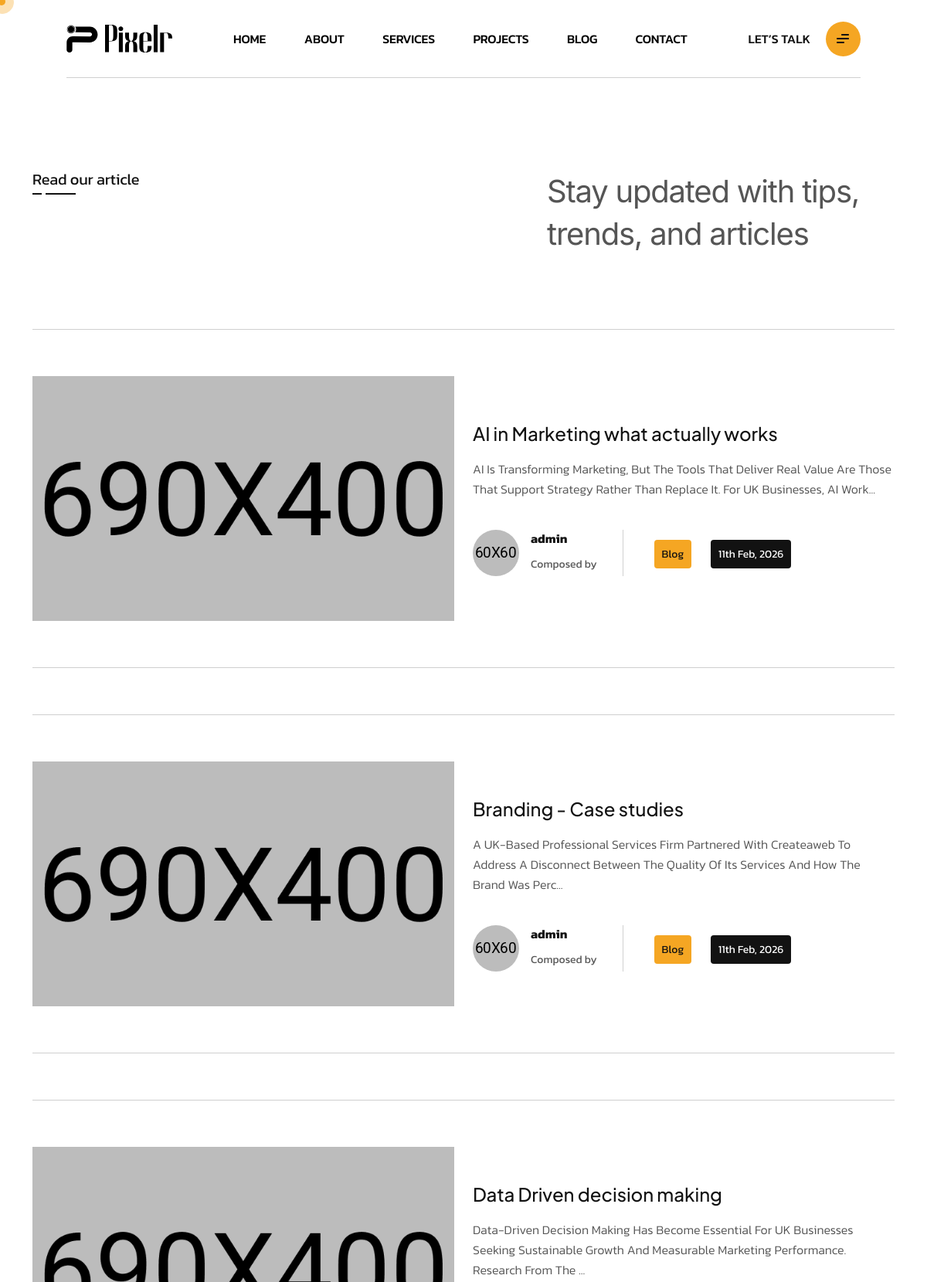
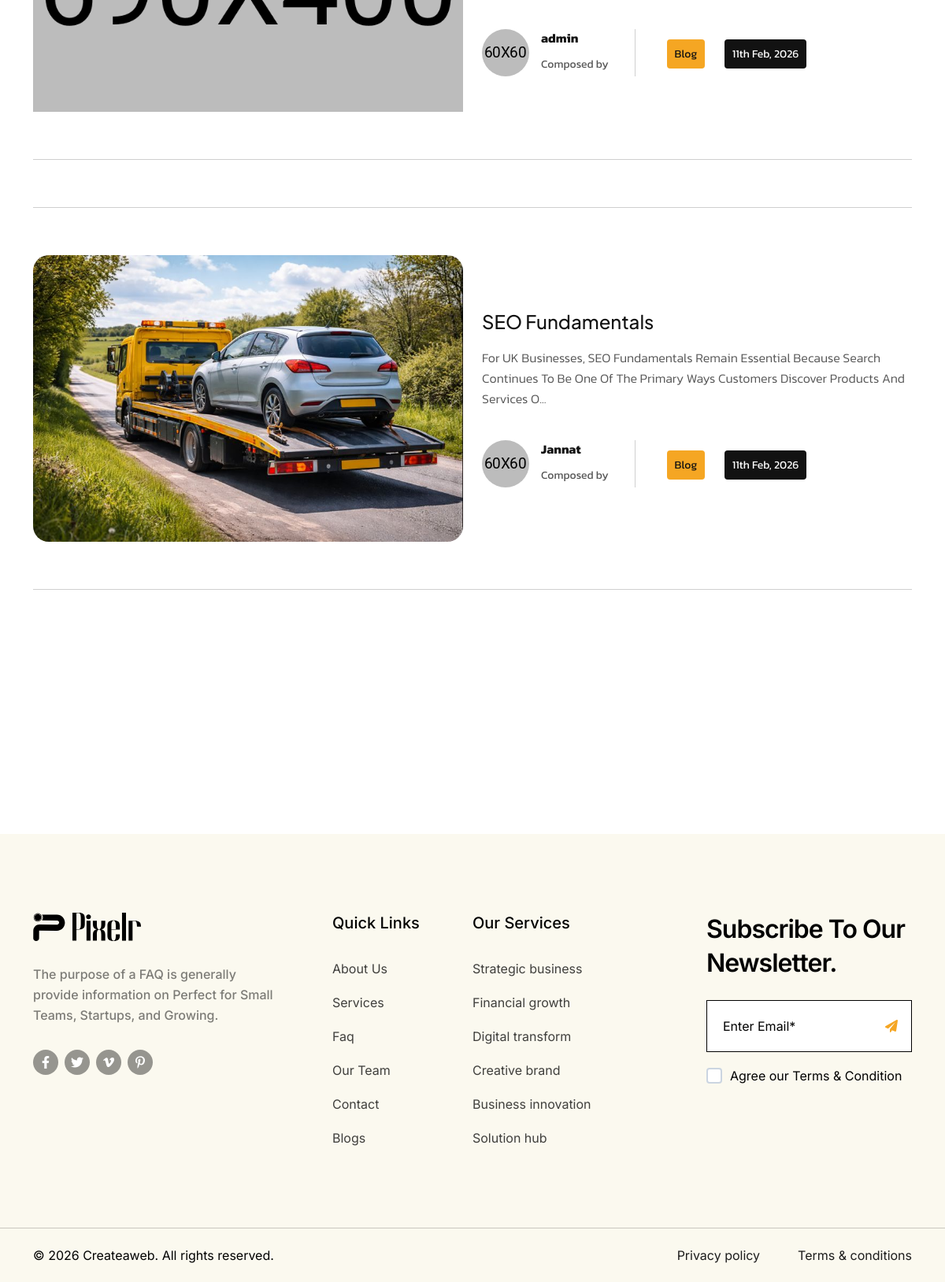
Screenshot of /blog.php with the database file from the repository (2 pictures, top to bottom).
### tables this page shows
CREATE TABLE `blogs` (
  `id` int(11) NOT NULL AUTO_INCREMENT,
  `title` varchar(255) NOT NULL,
  `content` longtext DEFAULT NULL,
  `author` varchar(100) DEFAULT NULL,
  `thumb` varchar(255) DEFAULT NULL,
  `created_at` timestamp NOT NULL DEFAULT current_timestamp(),
  PRIMARY KEY (`id`)
);

### blog.php (the view, shortened to what this page needs)
<?php
require_once 'include/db.php';
$stmt = $pdo->query("SELECT * FROM blogs ORDER BY created_at DESC");
$blogs = $stmt->fetchAll();
?>
    <div class="search-popup">
    </div>
    <div id="smooth-wrapper">
        <div id="smooth-content">
            <div class="breadcrumb-page-area-one">
                <div class="breadcrumb-page-wrap">
                    <div class="container">
                        <div class="gt-breadcrumb-wrapper mb-60">
                            <div class="title title-1">Read our article</div>
                            <p class="text blog-text">Stay updated with tips,
                                trends, and articles</p>
                        </div>
                    </div>
                </div>
            </div>
            <div class="blog-page-area blog-page-area21">
                <div class="blog-page-wrapper pb-150">
                    <div class="blog-card">
                        <div class="container">
                            <?php foreach ($blogs as $blog): ?>
                                    <div class="blog-card tp-service-pin mb-30">
                                        <div class="blog-card-item tp-service-panel bg-white">
                                            <div class="row gy-5 align-items-center">
                                                <div class="col-xl-6 col-lg-6">
                                                    <div class="blog-thumb">
                                                        <?php if (!empty($blog['thumb'])): ?>
                                                                <img src="./<?php echo htmlspecialchars($blog['thumb']); ?>" alt="thumb" style="width: 100%; height: 350px; object-fit: cover; border-radius: 20px;">
                                                        <?php else: ?>
                                                                <img src="./assets/img/pages/blogPageThumb1_1.png" alt="thumb">
                                                        <?php endif; ?>
                                                    </div>
                                                </div>
                                                <div class="col-xl-6 col-lg-6">
                                                    <div class="blog-content">
                                                        <a href="blog-details?id=<?php echo $blog['id']; ?>" class="title"><?php echo htmlspecialchars($blog['title']); ?></a>
                                                        <div class="text">
                                                            <?php echo substr(strip_tags($blog['content']), 0, 150) . '...'; ?>
                                                        </div>
                                                        <div class="meta-content">
                                                            <div class="author d-flex align-items-center">
                                                                <div class="author-thumb">
                                                                    <img src="./assets/img/pages/blogPageVactor1_1.png" alt="author">
                                                                </div>
                                                                <div class="author-name">
                                                                    <div class="name"><?php echo htmlspecialchars($blog['author'] ?? 'Admin'); ?></div>
                                                                    <span>Composed by</span>
                                                                </div>
                                                            </div>
                                                            <div class="post-date">
                                                                <span class="type">Blog</span>
                                                                <span><?php echo date('jS M, Y', strtotime($blog['created_at'])); ?></span>
                                                            </div>
                                                        </div>
                                                    </div>
                                                </div>
                                            </div>
                                        </div>
                                    </div>
                            <?php endforeach; ?>
                        </div>
                    </div>
                </div>
            </div>

### rows the page displays
blogs: title "AI in Marketing what actually works", content "AI Is Transforming Marketing, But The Tools That Deliver Real Value Are Those That Support Strategy Rather Than Replace It. For UK Businesses, AI Work", author "admin", created_at "11th Feb, 2026"
blogs: title "Branding - Case studies", content "A UK-Based Professional Services Firm Partnered With Createaweb To Address A Disconnect Between The Quality Of Its Services And How The Brand Was Perc", author "admin", created_at "11th Feb, 2026"
blogs: title "Data Driven decision making", content "Data-Driven Decision Making Has Become Essential For UK Businesses Seeking Sustainable Growth And Measurable Marketing Performance. Research From The", author "admin", created_at "11th Feb, 2026"
blogs: thumb (picture), title "SEO Fundamentals", content "For UK Businesses, SEO Fundamentals Remain Essential Because Search Continues To Be One Of The Primary Ways Customers Discover Products And Services O", author "Jannat", created_at "11th Feb, 2026"
